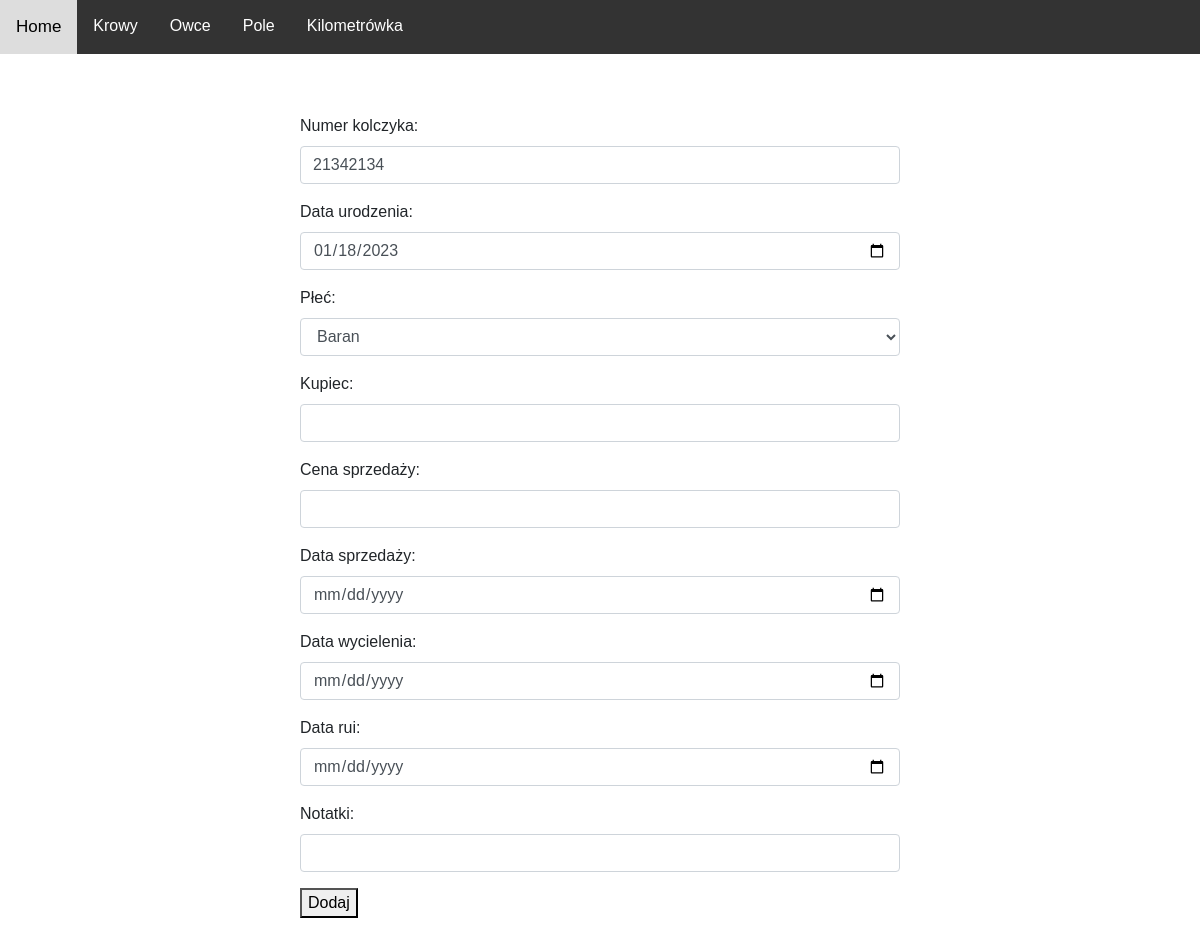
The page /sheep/update/2 on the database its author committed.
### Sheep/models.py (models this page shows)
class Sheep(models.Model):
    MALE = 'Owca'
    FEMALE = 'Baran'
    SEX_CHOICES = [
        (MALE, 'Owca'),
        (FEMALE, 'Baran'),
    ]
    earring_number = models.CharField(max_length=10, unique=True)
    birth_date = models.DateField()
    sex = models.CharField(max_length=5, choices=SEX_CHOICES)
    buyer = models.CharField(max_length=20, blank=True, null=True)
    sale_price = models.FloatField(blank=True, null=True)
    sale_date = models.DateField(blank=True, null=True, )
    calving_date = models.DateField(blank=True, null=True) #wycielenie
    estrus_date = models.DateField(blank=True, null=True) #ruja
    note = models.TextField(blank=True, max_length=1000, null=True)

### Sheep/views.py (the view)
# urls.py: path('sheep/update/<str:pk>', SheepView.updateSheep, name="update_sheep"),
def updateSheep(request, pk):
    sheep = Sheep.objects.get(id = pk)
    form = SheepForm(instance=sheep)
    if request.method == 'POST':
        form = SheepForm(request.POST, instance=sheep)
        if form.is_valid():
            form.save()
            return redirect("/sheep/table")
    context = {"form": form}
    return render(request, "Sheep/create.html", context)

### Sheep/templates/Sheep/create.html (shortened to what this page needs)
{% extends 'MainPage/main.html' %}
{% block content %}
<div class="d-flex justify-content-center" style="margin-top:60px">
<form method="post" class="form-group w-50">
    {{ form.as_p}}
    <button type="submit">Dodaj</button>
</form>
</div>
{% endblock %}

### MainPage/static/formating.css (style rules this page uses)
body { background-color: white; margin: 0; font-family: Arial, Helvetica, sans-serif; }

### rows shown on the page
Sheep: earring_number "21342134", birth_date "01/18/2023", sex "Baran"
